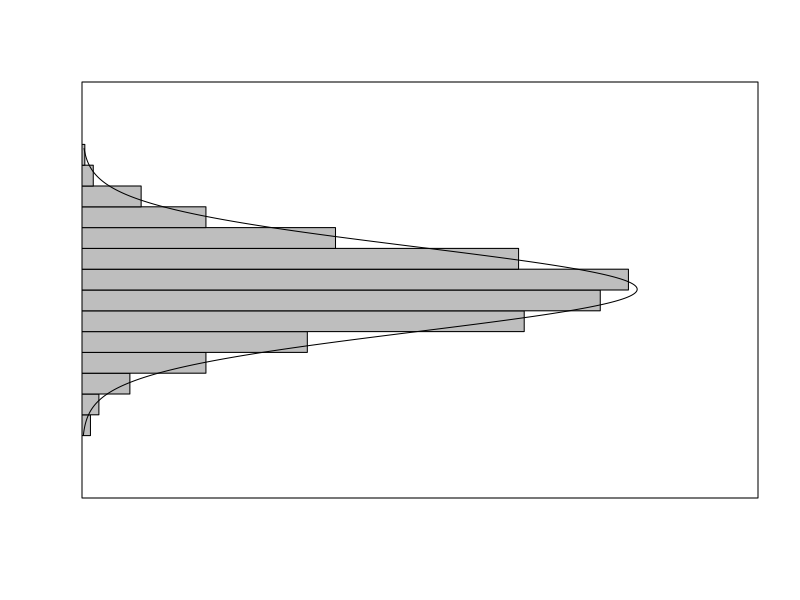

This figure's R source:
if(!is.null(dev.list())) dev.off()
graphics.off()

# delete every variable
remove(list = ls())

#library(tikzDevice)
# manually paste the following two lines in the header of the tex file
# %!TEX TS-program = lualatex
# %!TeX encoding = utf8
#tikz_path = '/home/christian/Dokumente/Programme/R/Histogramme/tikz/'
#dir.create(file.path(tikz_path), showWarnings = FALSE)

#tikz_filename = 'histogram_with_fit_rotated.tex'
#tizeTEX_path_and_filename = paste(tikz_path, tikz_filename)
#tikz(tizeTEX_path_and_filename, standAlone = TRUE, sanitize = TRUE)

N = 1000
x <- seq(1,N,1)

set.seed(5)
y <- rnorm(N, mean=10, sd=1) 

h <- hist(y, plot = FALSE)

plot(NULL, ylim=c(5,15), xlim=c(0,ceiling(1.2*max(h$counts)/10)*10), bty="o",
     xaxt="n", xaxs="i", yaxt="n", yaxs="i", xlab="", ylab="")

rect(xleft   = 0, 
     ybottom = h$mids-diff(h$mids[1:2])/2, 
     xright  = h$counts, 
     ytop    = h$mids+diff(h$mids[1:2])/2,
     col     = "gray"
     )

xfit <- seq(min(y), max(y), length.out = N)
yfit <- dnorm(xfit, mean = mean(y), sd = sd(y))
yfit <- yfit * diff(h$mids[1:2]) * length(y)

lines(yfit, xfit)

#dev.off()
